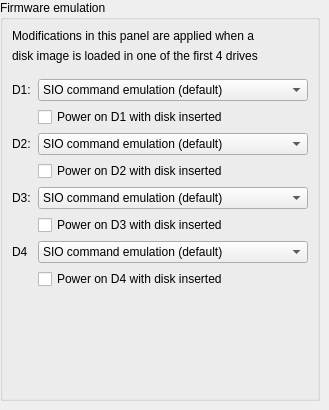
   <widget class="QWidget" name="page_type">
    <widget class="QGroupBox" name="typeGroup">
     <property name="geometry">
      <rect>
       <x>0</x>
       <y>0</y>
       <width>320</width>
       <height>401</height>
      </rect>
     </property>
     <property name="minimumSize">
      <size>
       <width>258</width>
       <height>208</height>
      </size>
     </property>
     <property name="title">
      <string>Firmware emulation</string>
     </property>
     <layout class="QGridLayout" name="gridLayout_5">
      <item row="0" column="0" colspan="2">
       <widget class="QLabel" name="warning1">
        <property name="text">
         <string>Modifications in this panel are applied when a</string>
        </property>
       </widget>
      </item>
      <item row="1" column="0" colspan="2">
       <widget class="QLabel" name="warning2">
        <property name="text">
         <string>disk image is loaded in one of the first 4 drives</string>
        </property>
       </widget>
      </item>
      <item row="3" column="1">
       <widget class="QComboBox" name="d1EmulationType">
        <item>
         <property name="text">
          <string>SIO command emulation (default)</string>
         </property>
        </item>
        <item>
         <property name="text">
          <string>Atari 810 firmware</string>
         </property>
        </item>
        <item>
         <property name="text">
          <string>Atari 810 with the Chip firmware</string>
         </property>
        </item>
        <item>
         <property name="text">
          <string>Atari 810 with Happy firmware</string>
         </property>
        </item>
        <item>
         <property name="text">
          <string>Atari 1050 firmware</string>
         </property>
        </item>
        <item>
         <property name="text">
          <string>Atari 1050 with the Archiver firmware</string>
         </property>
        </item>
        <item>
         <property name="text">
          <string>Atari 1050 with Happy firmware</string>
         </property>
        </item>
        <item>
         <property name="text">
          <string>Atari 1050 with Speedy firmware</string>
         </property>
        </item>
        <item>
         <property name="text">
          <string>Atari 1050 with Turbo firmware</string>
         </property>
        </item>
        <item>
         <property name="text">
          <string>Atari 1050 with Duplicator firmware</string>
         </property>
        </item>
       </widget>
      </item>
      <item row="8" column="1">
       <widget class="QCheckBox" name="d3PowerOnWithDiskInserted">
        <property name="text">
         <string>Power on D3 with disk inserted</string>
        </property>
       </widget>
      </item>
      <item row="6" column="1">
       <widget class="QCheckBox" name="d2PowerOnWithDiskInserted">
        <property name="text">
         <string>Power on D2 with disk inserted</string>
        </property>
       </widget>
      </item>
      <item row="10" column="1">
       <widget class="QCheckBox" name="d4PowerOnWithDiskInserted">
        <property name="text">
         <string>Power on D4 with disk inserted</string>
        </property>
       </widget>
      </item>
      <item row="5" column="0">
       <widget class="QLabel" name="d2TypeLabel">
        <property name="sizePolicy">
         <sizepolicy hsizetype="Fixed" vsizetype="Preferred">
          <horstretch>0</horstretch>
          <verstretch>0</verstretch>
         </sizepolicy>
        </property>
        <property name="text">
         <string>D2:</string>
        </property>
       </widget>
      </item>
      <item row="9" column="1">
       <widget class="QComboBox" name="d4EmulationType">
        <item>
         <property name="text">
          <string>SIO command emulation (default)</string>
         </property>
        </item>
        <item>
         <property name="text">
          <string>Atari 810 firmware</string>
         </property>
        </item>
        <item>
         <property name="text">
          <string>Atari 810 with the Chip firmware</string>
         </property>
        </item>
        <item>
         <property name="text">
          <string>Atari 810 with Happy firmware</string>
         </property>
        </item>
        <item>
         <property name="text">
          <string>Atari 1050 firmware</string>
         </property>
        </item>
        <item>
         <property name="text">
          <string>Atari 1050 with the Archiver firmware</string>
         </property>
        </item>
        <item>
         <property name="text">
          <string>Atari 1050 with Happy firmware</string>
         </property>
        </item>
        <item>
         <property name="text">
          <string>Atari 1050 with Speedy firmware</string>
         </property>
        </item>
        <item>
         <property name="text">
          <string>Atari 1050 with Turbo firmware</string>
         </property>
        </item>
        <item>
         <property name="text">
          <string>Atari 1050 with Duplicator firmware</string>
         </property>
        </item>
       </widget>
      </item>
      <item row="7" column="1">
       <widget class="QComboBox" name="d3EmulationType">
        <item>
         <property name="text">
          <string>SIO command emulation (default)</string>
         </property>
        </item>
        <item>
         <property name="text">
          <string>Atari 810 firmware</string>
         </property>
        </item>
        <item>
         <property name="text">
          <string>Atari 810 with the Chip firmware</string>
         </property>
        </item>
        <item>
         <property name="text">
          <string>Atari 810 with Happy firmware</string>
         </property>
        </item>
        <item>
         <property name="text">
          <string>Atari 1050 firmware</string>
         </property>
        </item>
        <item>
         <property name="text">
          <string>Atari 1050 with the Archiver firmware</string>
         </property>
        </item>
        <item>
         <property name="text">
          <string>Atari 1050 with Happy firmware</string>
         </property>
        </item>
        <item>
         <property name="text">
          <string>Atari 1050 with Speedy firmware</string>
         </property>
        </item>
        <item>
         <property name="text">
          <string>Atari 1050 with Turbo firmware</string>
         </property>
        </item>
        <item>
         <property name="text">
          <string>Atari 1050 with Duplicator firmware</string>
         </property>
        </item>
       </widget>
      </item>
      <item row="5" column="1">
       <widget class="QComboBox" name="d2EmulationType">
        <item>
         <property name="text">
          <string>SIO command emulation (default)</string>
         </property>
        </item>
        <item>
         <property name="text">
          <string>Atari 810 firmware</string>
         </property>
        </item>
        <item>
         <property name="text">
          <string>Atari 810 with the Chip firmware</string>
         </property>
        </item>
        <item>
         <property name="text">
          <string>Atari 810 with Happy firmware</string>
         </property>
        </item>
        <item>
         <property name="text">
          <string>Atari 1050 firmware</string>
         </property>
        </item>
        <item>
         <property name="text">
          <string>Atari 1050 with the Archiver firmware</string>
         </property>
        </item>
        <item>
         <property name="text">
          <string>Atari 1050 with Happy firmware</string>
         </property>
        </item>
        <item>
         <property name="text">
          <string>Atari 1050 with Speedy firmware</string>
         </property>
        </item>
        <item>
         <property name="text">
          <string>Atari 1050 with Turbo firmware</string>
         </property>
        </item>
        <item>
         <property name="text">
          <string>Atari 1050 with Duplicator firmware</string>
         </property>
        </item>
       </widget>
      </item>
      <item row="7" column="0">
       <widget class="QLabel" name="d3TypeLabel">
        <property name="sizePolicy">
         <sizepolicy hsizetype="Fixed" vsizetype="Preferred">
          <horstretch>0</horstretch>
          <verstretch>0</verstretch>
         </sizepolicy>
        </property>
        <property name="text">
         <string>D3:</string>
        </property>
       </widget>
      </item>
      <item row="11" column="0" colspan="2">
       <spacer name="typeSpacer">
        <property name="orientation">
         <enum>Qt::Vertical</enum>
        </property>
        <property name="sizeHint" stdset="0">
         <size>
          <width>20</width>
          <height>40</height>
         </size>
        </property>
       </spacer>
      </item>
      <item row="3" column="0">
       <widget class="QLabel" name="d1TypeLabel">
        <property name="sizePolicy">
         <sizepolicy hsizetype="Fixed" vsizetype="Preferred">
          <horstretch>0</horstretch>
          <verstretch>0</verstretch>
         </sizepolicy>
        </property>
        <property name="text">
         <string>D1:</string>
        </property>
       </widget>
      </item>
      <item row="9" column="0">
       <widget class="QLabel" name="d4TypeLabel">
        <property name="sizePolicy">
         <sizepolicy hsizetype="Fixed" vsizetype="Preferred">
          <horstretch>0</horstretch>
          <verstretch>0</verstretch>
         </sizepolicy>
        </property>
        <property name="text">
         <string>D4</string>
        </property>
       </widget>
      </item>
      <item row="4" column="1">
       <widget class="QCheckBox" name="d1PowerOnWithDiskInserted">
        <property name="text">
         <string>Power on D1 with disk inserted</string>
        </property>
       </widget>
      </item>
      <item row="2" column="0">
       <spacer name="verticalSpacer_4">
        <property name="orientation">
         <enum>Qt::Vertical</enum>
        </property>
        <property name="sizeType">
         <enum>QSizePolicy::Fixed</enum>
        </property>
        <property name="sizeHint" stdset="0">
         <size>
          <width>20</width>
          <height>10</height>
         </size>
        </property>
       </spacer>
      </item>
     </layout>
    </widget>
   </widget>
